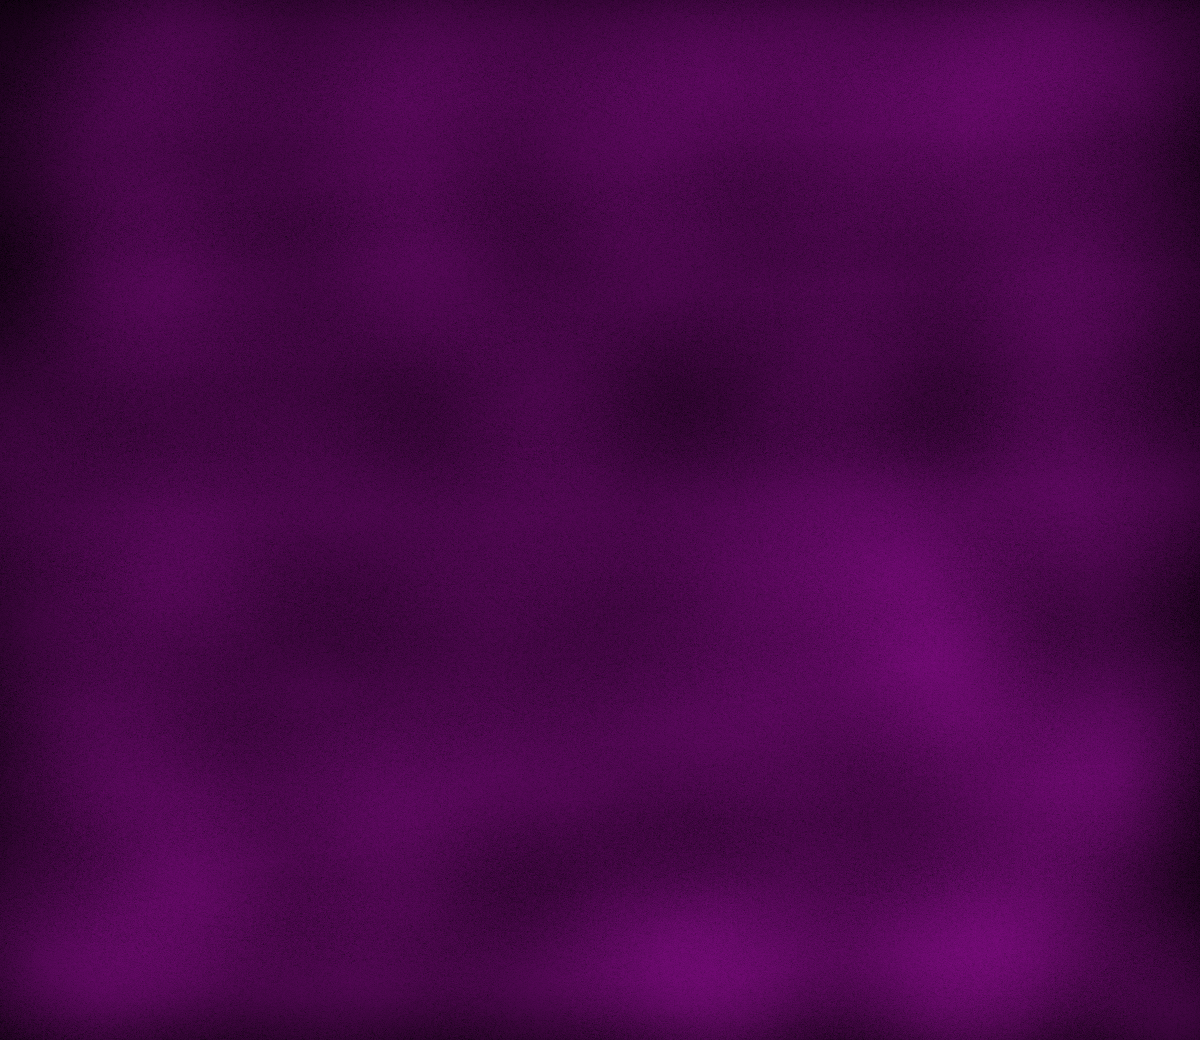

This is a level from a 2D game, rendered from its Tiled map with the project's own tilesets. A one-line summary and the map file follow, with tile-layer data summarised:
An orthogonal 75x65 tile map with 16x16 px tiles, 1 tile layer (AlwaysFront4).

<map version="1.10" tiledversion="1.11.0" orientation="orthogonal" renderorder="right-down" width="75" height="65" tilewidth="16" tileheight="16" infinite="0" nextlayerid="13" nextobjectid="1">
 <tileset firstgid="1" name="z_FallMist" tilewidth="16" tileheight="16" tilecount="4875" columns="75">
  <image source="FallMist.png" width="1200" height="1040" />
 </tileset>
 <layer id="9" name="AlwaysFront4" width="75" height="65">
  <data>[4875 cells, 4875 non-empty, 4875 distinct tile ids]</data>
 </layer>
</map>
